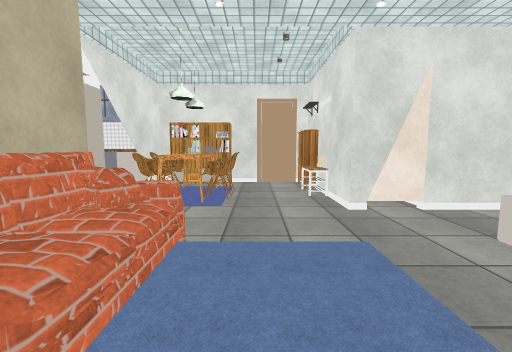
[1] (above)

12 first-person views from a walk through a scene from a Unity 3-D project. The camera is 1.3 m above the floor, tilts 6° down and sees 90° across. The floor is counted in squares, 1 m on a side. Each view is taken from the middle of a square. On the plan, view 1 faces up. The plan holds only what a view shows up to about 13 squares ahead; the rest is blank. Some surface patterns are stand-ins.

[2]
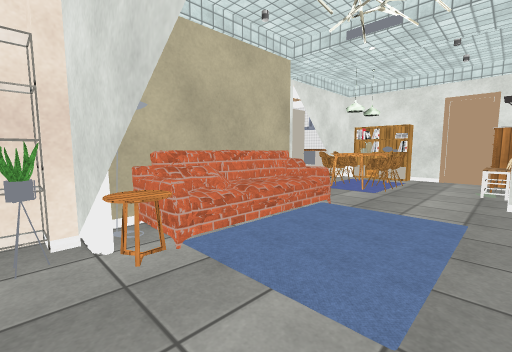

[3]
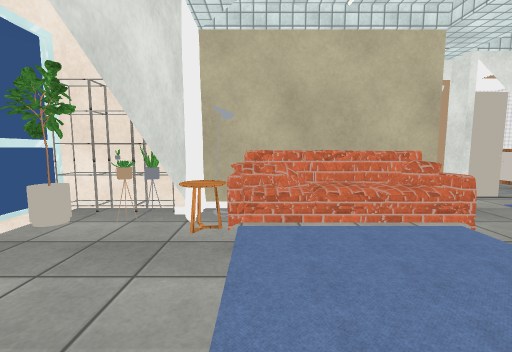

[4]
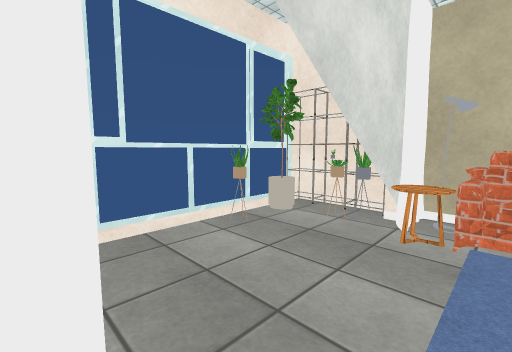

[5]
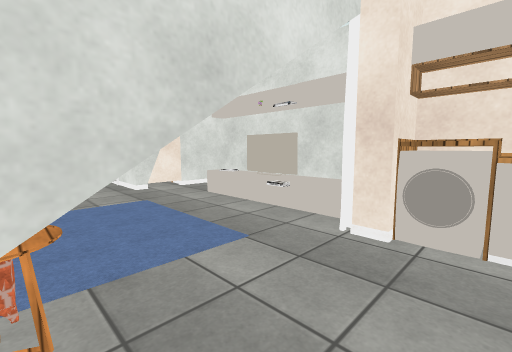

[6]
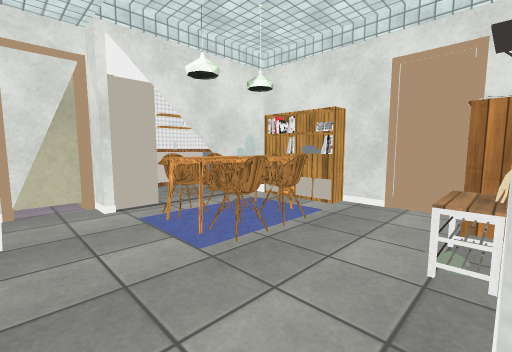

[7]
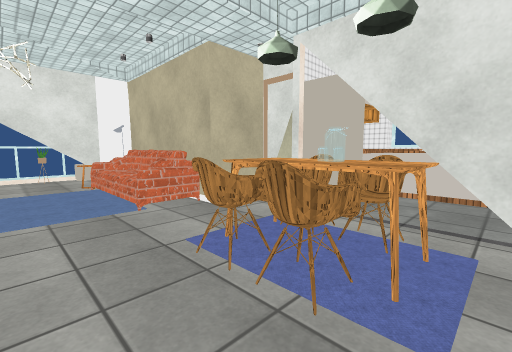

[8]
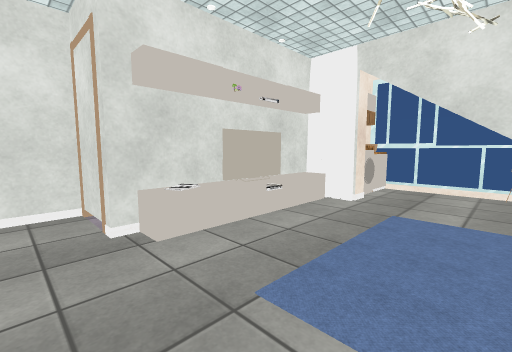

[9]
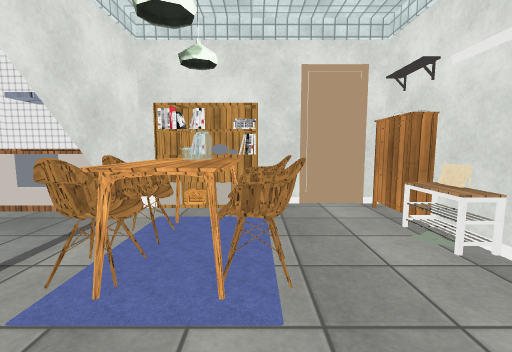

[10]
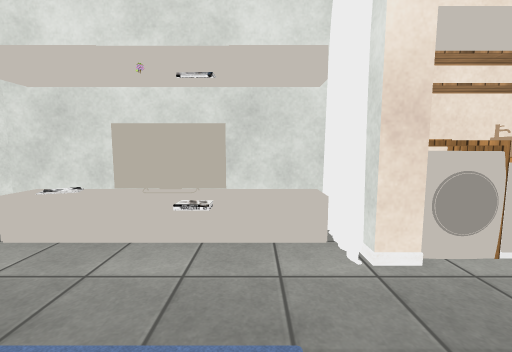

[11]
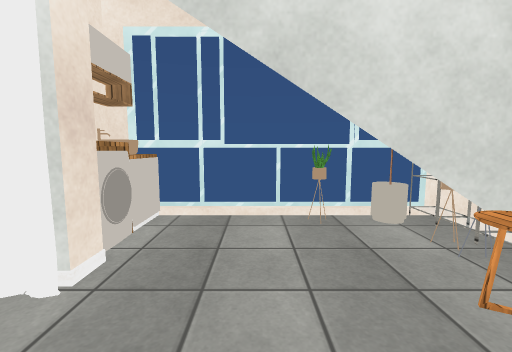

[12]
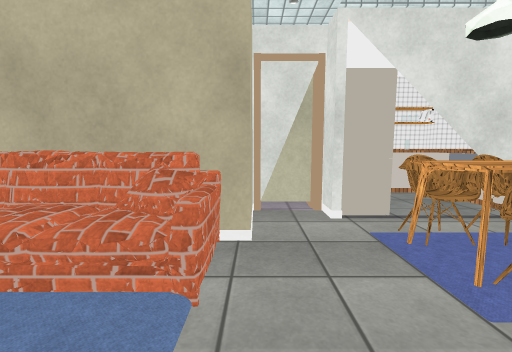

### Floor plan
Points are (right, up) in squares from view 1. A wall is a line through its corners. A room is listed if a view was taken in it or the views show most of it. See-through windows are left out.
Room 1 (views 1, 2, 3, 4, 5, 6, 7, 8, 9, 10, 11, 12)
walls: (-2.6, 1.6) (-2.6, -1.3); (-4.4, 4.7) (-4.4, 3.9) (-2.6, 3.9) (-2.6, 3.4); (-4.5, 5.4) (-4.5, 3.9); (3.1, 5.4) (2, 5.4) (2, 7.5); (3.6, 5.6) (2.5, 5.6); (4.1, 3.4) (4.1, 3.9) (5.9, 3.9) (5.9, 5.1); (-0.5, -1.3) (0.5, -1.3) (-0.6, -1.3); (4.1, 1.5) (4.1, 2.6); (-2.6, -1.5) (-2.6, -4.4); (-3.7, 10.1) (-3.7, 7.5); (1.6, 10.2) (0.1, 10); (1.9, 10.1) (-0.5, 10.1); (5.7, 5.4) (3.5, 5.4); (4.1, -1.1) (4.1, 0.5); (-5.4, 10.1) (-6.8, 10.1) (-6.8, 9.5) (-7.5, 9.5); (1, -4.1) (3.8, -4.1) (3.8, -1.9) (3.4, -1.9); (2.8, -4.2) (2.8, -3.4)
low walls: (4.1, 2.1) (3.4, 2.1); (3.4, 0.4) (4.1, 0.4); (3.4, -1) (3.4, 3.6)
ways out: opening at (3, 3)
objects: other object (-7, 6) to (-4, 9); fridge (-5, 7) to (-4, 7); blackboard (-4, 6); sofa (-3, 0) to (-1, 3); chair (-3, 6) to (-3, 7); chair (-3, 8) to (-2, 8); carpet (-3, 9); bookshelf (-3, 10); shelf (-2, -4); other object (-2, -3); other object (-2, -2); curtain (-2, -1); table (-2, 6) to (-2, 7); other object (-2, 10); other object (-1, -4); shelf (-1, -2); table (-1, -1); carpet (-1, 0); chair (-1, 6); chair (-1, 7) to (-1, 8); other object (-1, 9); other object (-1, 10); other object (0, -4); other object (0, -3); stool (2, 8); cabinet (2, 9); cabinet (3, -3); washer (3, -2)

Positions as (right, up) in squares from view 1, and headings:
1: (0, 0), facing up
2: (2, -2), facing up-left
3: (3, 0), facing left
4: (3, 0), facing down-left
5: (-1, -3), facing up-right
6: (2, 4), facing up-left
7: (1, 9), facing down-left
8: (0, 5), facing down-right
9: (-1, 4), facing up
10: (0, 0), facing right
11: (1, 1), facing down
12: (1, 4), facing left
